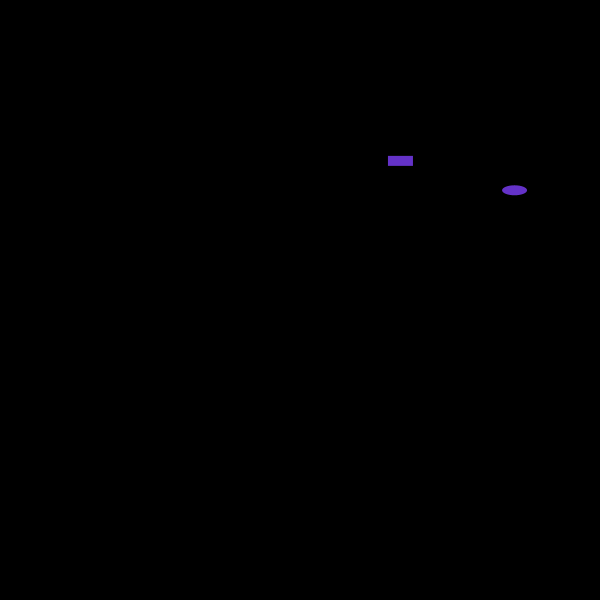
Frame 1 (no input)
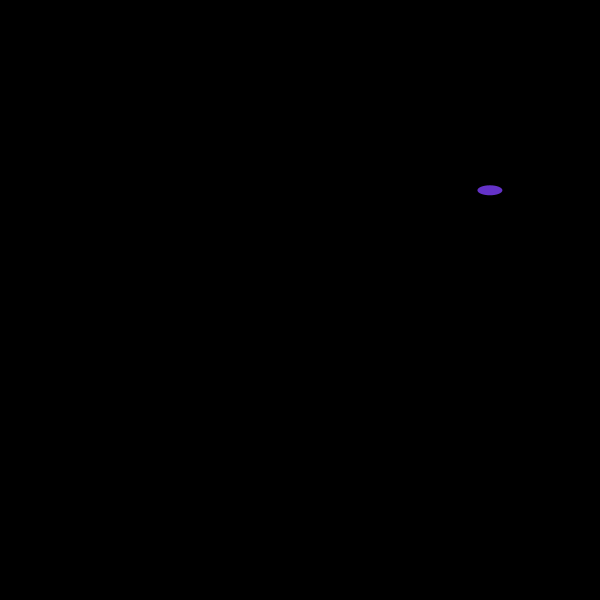
Frame 60 (the mouse pressed at the canvas centre just before this capture)
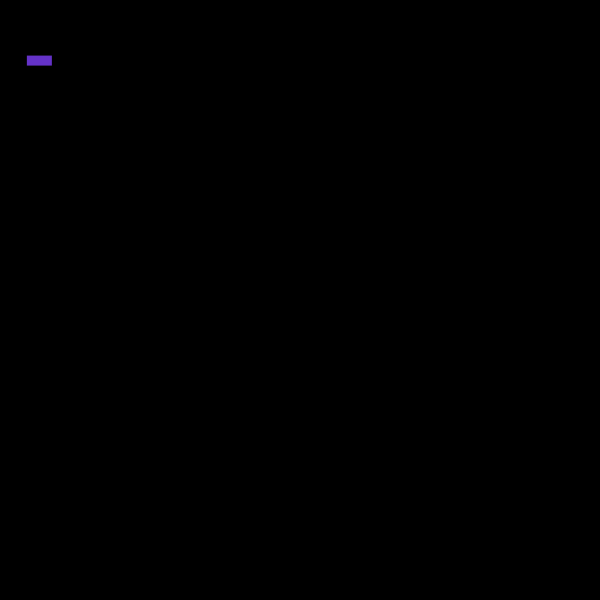
Frame 120 (the mouse held since frame 60 and released just before this capture)

The Processing sketch that drew these frames (run headless with seeded random() and noise(); from frame 60 on, the mouse is pressed at the canvas centre):

// Processing sketch: pcc_wk3E
// ── pcc_wk3E.pde
Car fordBronco;
Car viper;


void setup()
{
  size(600,600); 
  
  
  fordBronco = new Car();
       viper = new Car();
}

void draw ()
{
  background(0); 
  
  fordBronco.drawCar();
  viper.drawCar();
}

void mousePressed()
{
  fordBronco.resetLocandVel();
       viper.resetLocandVel();
       
}

// ── Car.pde
class Car{

//position and motion
float xLoc = 0;
float yLoc = 0;
float xVel = 0;
float yVel = 0;


//color
int r = 0;
int g = 0;
int b = 0;

//shape size
int sWidth = 0;
int sHeight = 0;

int drawType = 0;




Car()
{
  
  sWidth = 25;
  sHeight = 10;
  
  r = 100;
  g = 50;
  b = 200;
  
  xLoc = random ( 0, width);
  yLoc = random ( 0, height);
  xVel = random (-5, 5);
  yVel = random (0);
  
  drawType = (int)random(0,4);
}




Car( int rIn, int gIn, int bIn )
{
  
  r = rIn;
  g = gIn;
  b = bIn;
  
  sWidth = 25;
  sHeight = 10;
  
  xLoc = random ( 0, width);
  yLoc = random ( 0, height);
  xVel = random (-5, 5);
  yVel = random (0);
  
  drawType = (int)random(0,4);
}


void resetLocandVel()
{
  xLoc = random ( 0, width);
  yLoc = random ( 0, height);
  xVel = random (-5, 5);
  yVel = random (0);
}



void drawEmptyCar()
{
  stroke(255);
  fill(0);
  rect(xLoc, yLoc, sWidth, sHeight);
}

void drawBigCar()
{
  noStroke();
  fill(r, g, b);
  rect(xLoc, yLoc, sWidth, sHeight*3);
}

void drawCircleCar()
{
  noStroke();
  fill(r, g, b);
  ellipse(xLoc, yLoc, sWidth, sHeight);
}

void drawFullCar()
{
  noStroke();
  fill(r, g, b);
  rect(xLoc, yLoc, sWidth, sHeight);
}


void drawCar ()
{
  
  if(drawType == 0) 
  {drawFullCar (); }
  
  else if(drawType == 1) 
  {drawEmptyCar (); }
  
  else if(drawType == 2) 
  {drawCircleCar (); }
  
  else if(drawType == 3) 
  {drawBigCar (); }
   
  
  xLoc += xVel;
}



}
